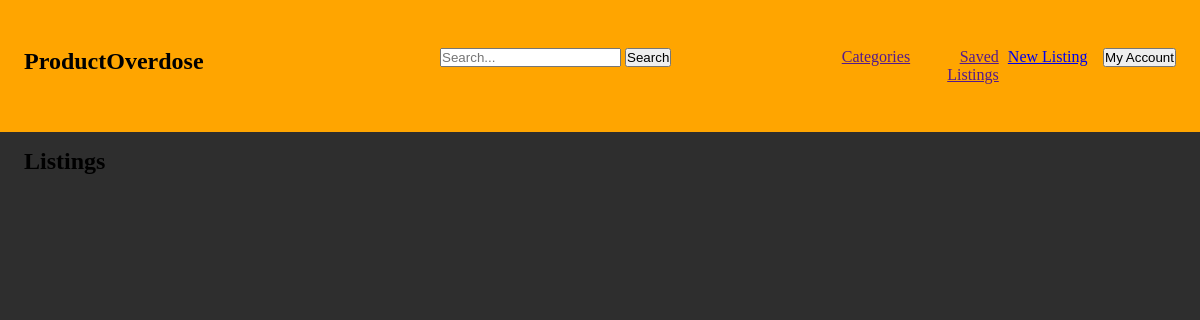
Page /listings/ on the earlier database version.
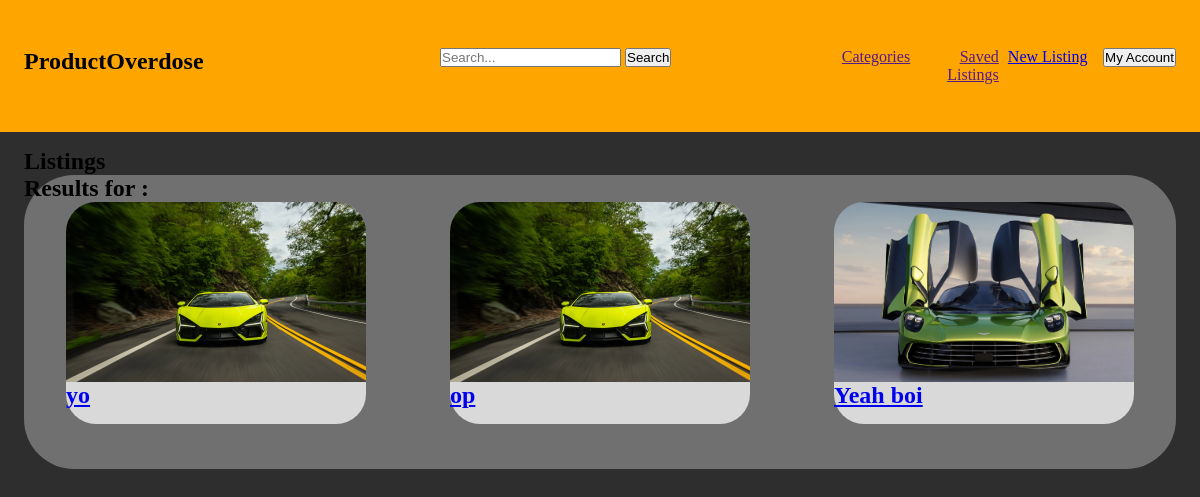
Same page on the later database version.
### listings/models.py (models this page shows, shortened)
class Listing(models.Model):
    title = models.CharField(max_length=75)
    body = models.TextField()
    slug = models.SlugField()
    date = models.DateTimeField(auto_now_add=True)
    banner = models.ImageField(default='lambo.webp', blank=True)
    author = models.ForeignKey(User, on_delete=models.CASCADE, default=None)

### listings/views.py (the view)
def list(request):
    query = request.GET.get('search', '')
    if query == '':
        results = Listing.objects.all()
    else:
        results = Listing.objects.filter(
            Q(title__icontains=query)
            )
    return render(request, 'listings/listings.html', {'results': results, 'query': query})

### listings/templates/listings/listings.html (shortened to what this page needs)
{% extends 'layout.html' %}
{% block content %}
    <section>
    <h1>Listings</h1>
    {% if results %}
        <div class="section-styling">
            <h1>Results for {{ query }}:</h1>
            <div class="item-cards">
                {% for result in results %}
                    <a href="{% url 'listings:page' slug=result.slug %}">
                        <div class="item-card">
                            <img class="banner" src="{{ result.banner.url }}" alt="{{ listing.title }}">
                            <h1>{{ result.title }}</h1>
                        </div>
                    </a>
                {% endfor %}
            </div>
        </div>
    {% endif %}
</section>
{% endblock %}

### templates/layout.html (shortened to what this page needs)
<!DOCTYPE html>
{% load static %}
<html lang="en">
<head>
    <link rel="stylesheet" href="{% static 'css/style.css' %}">
</head>
<body>
    <div class="outer-nav">
        <nav class="container">
            <a href="/" style="text-align: left;" id="home"><h1>ProductOverdose</h1></a>
            <div id="searchbar">
                <form action="{% url 'listings:list' %}" method="GET">
                    <input type="text" name="search" placeholder="Search..." value="{{ request.GET.search|default_if_none:'' }}">
                    <button type="submit">Search</button>
                </form>
            </div>
            <a href="">Categories</a>
            <a href="">Saved Listings</a>
            <a href="{% url 'listings:new-listing' %}">
                <span aria-label="New Listing" title="New Listing">New Listing</span>
            </a>
            {% if user.is_authenticated %}
                <a href="/my_account">My Account</a>
            {% else %}
                <div class="dropdown">
                    <button class="dropbtn">My Account</button>
                </div>
            {% endif %}
        </nav>
    </div>
    <main class="container">
        {% block content %}
        {% endblock %}
    </main>
</body>
</html>

### static/css/style.css (style rules this page uses)
* { margin: 0; padding: 0; }
body { background-color: #2E2E2E; }
.container { max-width: 72rem; margin-inline: auto; padding-inline: 1.5rem; padding-block: 1rem; }
.outer-nav { width: 100%; background-color: orange; }
nav { display: grid; grid-template-columns: 3fr 6fr 1fr 1fr 1fr 1fr; width: 100%; max-width: 1200px; align-content: center; height: 100px; background-color: orange; color: black; text-align: right; padding-left: 10%; padding-right: 10%; }
#searchbar { text-align: center; }
.dropdown { float: left; overflow: hidden; }
#home { text-decoration: none; color: black; }
.banner { display: block; width: 100%; }
.item-card { width: 90%; background-color: #D9D9D9; margin-bottom: 15%; border-radius: 15% 15% 30px 30px; padding-bottom: 5%; width: 300px; }
.item-card img { border-radius: 30px 30px 0 0; height: 180px; object-fit: cover; }
.item-cards { display: grid; grid-template-columns: repeat(3, 1fr); place-items: center; }
.section-styling { background-color: #707070; border-radius: 50px; }

Differences in the rows shown:
added Listing: banner (picture), title "yo"
added Listing: banner (picture), title "op"
added Listing: banner (picture), title "Yeah boi"
Other differences:
text now shown: "Results for :"
